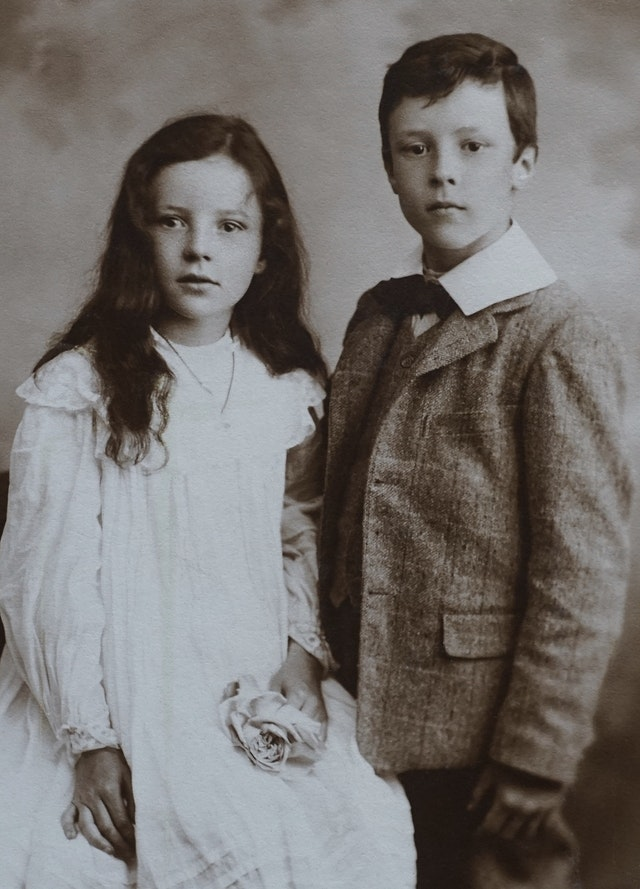
#> input picture Sparta_deepLearningWithImage/week5/imgs/07.jpg, 640 x 889 px
$ jupyter execute --allow-errors 'week5_그레이스케일사진을컬러로바꾸고해상도향상시키기.ipynb'   (shell and % lines are left out)
#> lines starting #> are read from the running program, lines starting #| are printed output that depends on the picture
<a href="https://colab.research.google.com/github/jmParkGit/Colab/blob/main/Sparta_deepLearningWithImage/week5/week5_%EA%B7%B8%EB%A0%88%EC%9D%B4%EC%8A%A4%EC%BC%80%EC%9D%BC%EC%82%AC%EC%A7%84%EC%9D%84%EC%BB%AC%EB%9F%AC%EB%A1%9C%EB%B0%94%EA%BE%B8%EA%B3%A0%ED%95%B4%EC%83%81%EB%8F%84%ED%96%A5%EC%83%81%EC%8B%9C%ED%82%A4%EA%B8%B0.ipynb" target="_parent"></a>

# 그레이스케일 사진을 컬러로 바꾸고, 해상도 4배 향샹 시키기

## open-cv-contrib-python 설치하기
- opencv-contrib-python은 opencv 4.2.0이상에서 사용가능하다.
- colab의 기본버전은 4.1.2이라서 지원하는 버전으로 설치해줘야한다.
- cv2 버전 체크 명령어
```python
import cv2
print(cv2.__version__)
````

## pkg 로드하기

[cell 1]
import cv2
import numpy as np
from google.colab.patches import cv2_imshow

## 그레이스케일을 컬러로 바꾸기위한, 모델 불러오기

[cell 2]
proto = 'models/colorization_deploy_v2.prototxt'
weights = 'models/colorization_release_v2.caffemodel'

#> (the rest of this cell did not finish here and is left out)

## 해상도 4배 향샹을 위한 모델 불러오기

[cell 3]
sr = cv2.dnn_superres.DnnSuperResImpl_create()
#> (the rest of this cell did not finish here and is left out)

## 원본이미지 불러오기

[cell 4]
img = cv2.imread('imgs/07.jpg')
#> img is the input picture: shape (889, 640, 3); mean B, G, R 112.6, 115.1, 118.8

print('input')
cv2_imshow(img)

## cv2.resize()함수를 이용하여, 1/4 비율로 이미지 크기 줄여보기

[cell 5]
resized_img = cv2.resize(img, dsize=None, fx=1/4, fy=1/4)
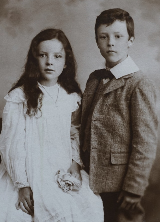
#> resized_img: shape (222, 160, 3); mean B, G, R 112.7, 115.2, 118.9

print('resized_img) x1/4)::made by just resize()')
cv2_imshow(resized_img)


$ run again, with Sparta_deepLearningWithImage/week5/imgs/02.jpg copied over Sparta_deepLearningWithImage/week5/imgs/07.jpg
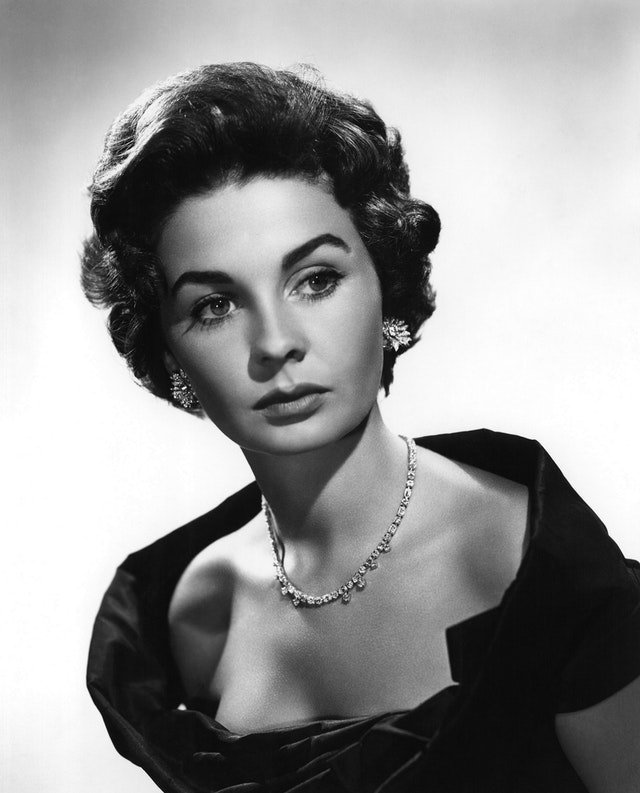
#> input picture Sparta_deepLearningWithImage/week5/imgs/02.jpg, 640 x 793 px
#> img is the input picture: shape (793, 640, 3); min 0, max 255, mean 148.9
#> `resized_img = cv2.resize(img, dsize=None, fx=1/4, fy=1/4)`:
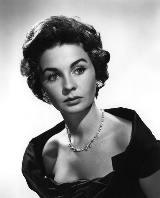
#> resized_img: shape (198, 160, 3); min 10, max 255, mean 149.1

$ run again, with Sparta_deepLearningWithImage/week5/imgs/05.jpg copied over Sparta_deepLearningWithImage/week5/imgs/07.jpg
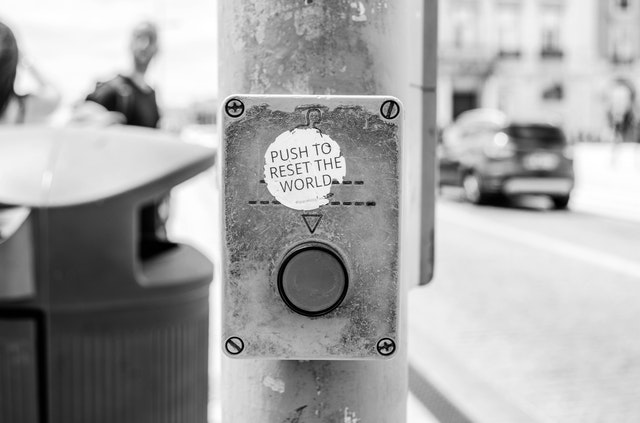
#> input picture Sparta_deepLearningWithImage/week5/imgs/05.jpg, 640 x 423 px
#> img is the input picture: shape (423, 640, 3); min 0, max 255, mean 166.4
#> `resized_img = cv2.resize(img, dsize=None, fx=1/4, fy=1/4)`:
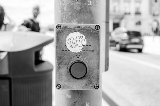
#> resized_img: shape (106, 160, 3); min 0, max 255, mean 166.5

$ run again, with Sparta_deepLearningWithImage/week5/imgs/06.jpg copied over Sparta_deepLearningWithImage/week5/imgs/07.jpg
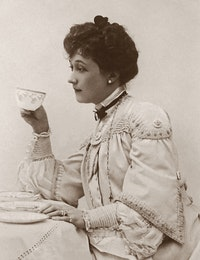
#> input picture Sparta_deepLearningWithImage/week5/imgs/06.jpg, 200 x 260 px
#> img is the input picture: shape (260, 200, 3); mean B, G, R 164.3, 174.7, 185.7
#> `resized_img = cv2.resize(img, dsize=None, fx=1/4, fy=1/4)`:
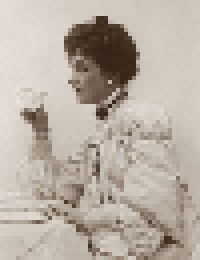
#> resized_img: shape (65, 50, 3) (shown 4 times larger); mean B, G, R 164.4, 174.8, 185.8
